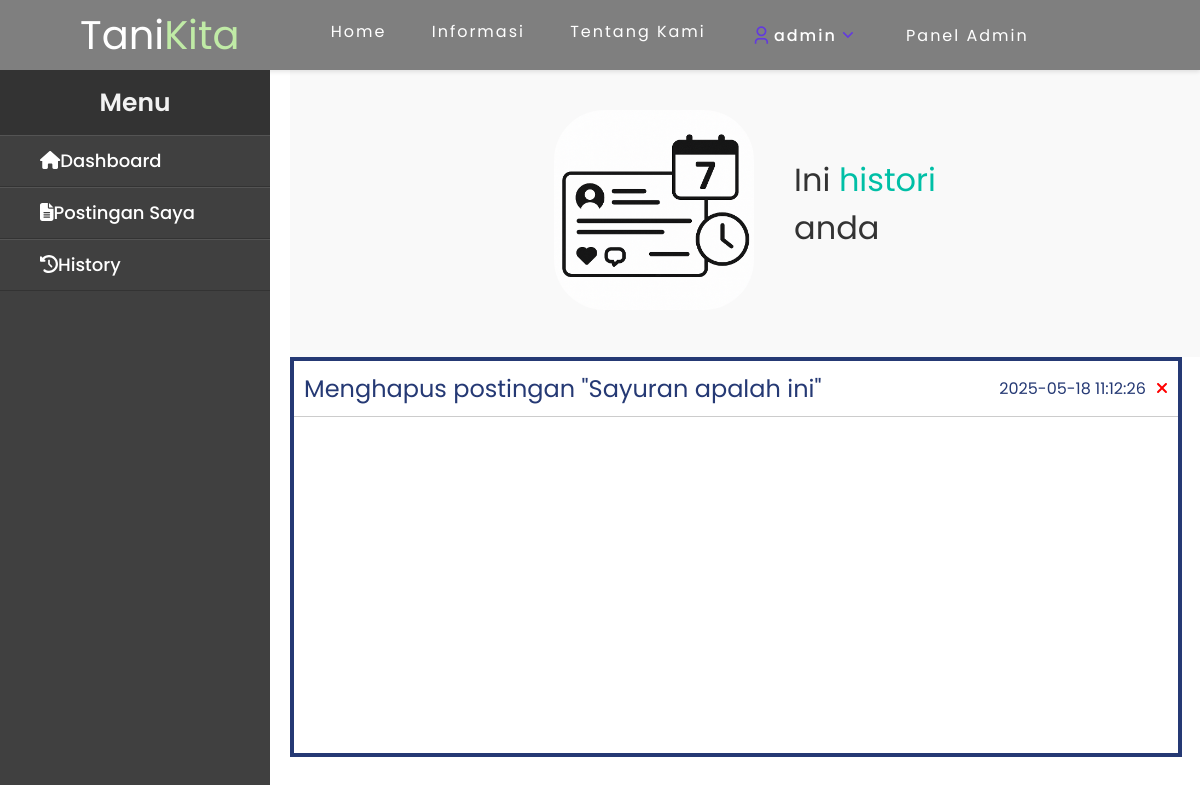
/pages/projek/history/index.php (signed in), run on an earlier commit of the app's database.
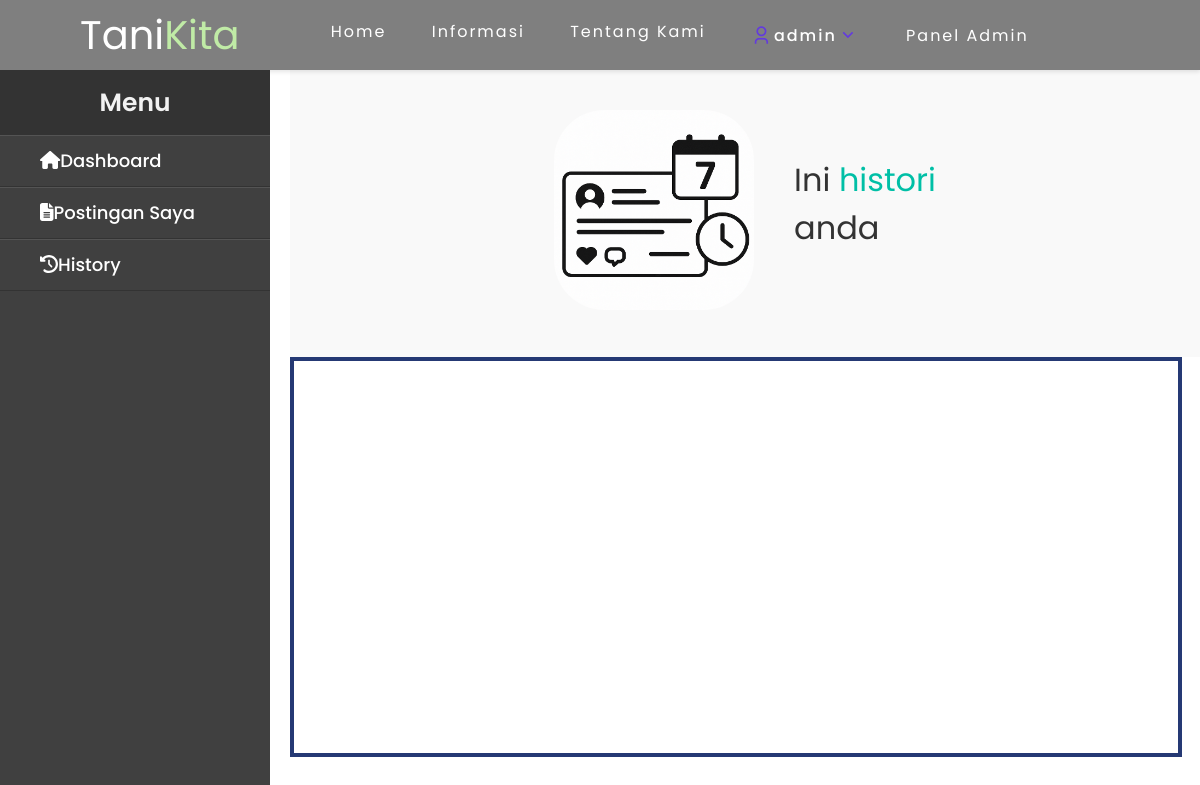
And on a later commit of the database.
### tables this page shows
CREATE TABLE `history` (
  `HistoryID` int(11) NOT NULL,
  `UserID` int(11) NOT NULL,
  `aksi` text DEFAULT NULL,
  `tanggal` datetime DEFAULT current_timestamp()
);

### pages/projek/history/index.php (the view, shortened to what this page needs)
<?php
include_once '../../../components/connection.php';
$user_id = $_SESSION['UserID'];
$query = "SELECT * FROM `history` WHERE UserID = ? ORDER BY `history`.`tanggal` ASC";
$query = $conn->prepare($query);
$query->bind_param("i", $user_id);
$query->execute();
$result = $query->get_result();
?>
<!DOCTYPE html>
<html lang="en">
<link
  rel="stylesheet"
  href="https://cdnjs.cloudflare.com/ajax/libs/remixicon/4.6.0/remixicon.css" />
<head>
  <link rel="stylesheet" href="../css/sidebar.css">
  <link rel="stylesheet" href="../css/style.css">
  <link rel="stylesheet" href="css/history.css">
  <link rel="stylesheet" href="https://cdnjs.cloudflare.com/ajax/libs/font-awesome/6.7.1/css/all.min.css"
 />
  <link rel="stylesheet" href="https://cdn.jsdelivr.net/npm/sweetalert2@11.17.2/dist/sweetalert2.min.css">
  <link href='https://unpkg.com/boxicons@2.1.4/css/boxicons.min.css' rel='stylesheet'>
  <link rel="stylesheet" href="https://cdnjs.cloudflare.com/ajax/libs/font-awesome/6.7.2/css/all.min.css">
</head>
<body>
  <?php include_once $_SERVER['DOCUMENT_ROOT'] . '/tanikita/components/navbar.php'; ?>
  <section class="containerAll">
    <?php include_once $_SERVER['DOCUMENT_ROOT'] . '/tanikita/components/sidebar.php'; ?>
    <main class="main-content" style="height: 100vh;">
      <section class="banner-section">
        <div class="banner-content">
          <div class="banner-image">
            <img src="../../../img/history.png" alt="Illustration">
          </div>
          <div class="banner-text">
            <h1>Ini <span class="highlight">histori</span><br> anda</h1>
          </div>
        </div>
      </section>
        <div class="history-container">
          <?php while ($row = $result->fetch_assoc()) { ?>
            <div class="content-history" id="content-<?= $row['HistoryID']; ?>" style="display: flex;">
              <h1><?= $row['aksi']; ?></h1>
              <div class="kanan">
              <p><?= $row['tanggal']; ?></p>
              <p onclick="hapusHistoriKonten(<?= $row['UserID']; ?>, <?= $row['HistoryID']; ?>)" style="cursor: pointer;"><i class="fas fa-xmark"></i></p>
              </div>
            </div>
          <?php } ?>
        </div>
    </main>
  </section>
</body>
</html>

### components/navbar.php (shortened to what this page needs)
<!DOCTYPE html>
<html lang="en">
<link
    rel="stylesheet"
    href="https://cdnjs.cloudflare.com/ajax/libs/remixicon/4.6.0/remixicon.css" />
<head>
    <link rel="stylesheet" href="/tanikita/css/navbar.css">
    <link rel="stylesheet" href="https://cdnjs.cloudflare.com/ajax/libs/font-awesome/6.7.1/css/all.min.css"
 />
    <link rel="stylesheet" href="https://cdn.jsdelivr.net/npm/sweetalert2@11.17.2/dist/sweetalert2.min.css">
</head>
<body>
    <nav style="color: black;">
        <a href="http://<?= $_SERVER['HTTP_HOST']; ?>/tanikita/index.php" class="logo">Tani<span>Kita</span></a>
        <ul style="color: black;">
            <li><a href="http://<?= $_SERVER['HTTP_HOST']; ?>/tanikita/#home">Home</a></li>
            <li><a href="http://<?= $_SERVER['HTTP_HOST']; ?>/tanikita/#informasi">Informasi</a></li>
            <li><a href="http://<?= $_SERVER['HTTP_HOST']; ?>/tanikita/pages/aboutMe/index.php">Tentang Kami</a></li>
            <?php if (isset($_SESSION['username'])) { ?>
                <li>
                    <div class="container">
                        <div class="dropdown" id="dropdown-content">
                            <a class="dropdown__button" id="dropdown-button">
                                <i class="ri-user-3-line dropdown__icon"></i>
                                <span class="dropdown__name"><?= $_SESSION['username'] ?></span>
                                <div class="dropdown__icons">
                                    <i class="ri-arrow-down-s-line dropdown__arrow"></i>
                                </div>
                            </a>
                        </div>
                    </div>
                </li>
            <?php } else { ?>
                <li>
                    <a href="http://<?= $_SERVER['HTTP_HOST']; ?>/tanikita/pages/login-register">Sign in / Sign up</a>
                </li>
            <?php } ?>
            <?php if (isset($_SESSION['role']) && $_SESSION['role'] == 1) { ?>
                <li>
                    <a style="display: flex; align-items: center;" href="http://<?= $_SERVER['HTTP_HOST']; ?>/tanikita/admin/index.php">Panel Admin</a>
                </li>
            <?php } ?>
        </ul>
    </nav>

### components/sidebar.php (shortened to what this page needs)
<aside class="wrapper-sidebar">
    <aside class="sidebar">
        <div class="title">
            Menu
        </div>
        <ul class="list-items">
            <li><a href="http://<?= $_SERVER['HTTP_HOST']; ?>/tanikita/pages/projek/index.php"><i class="fas fa-home"></i>Dashboard</a></li>
            <li><a href="http://<?= $_SERVER['HTTP_HOST']; ?>/tanikita/pages/projek/postinganSaya/index.php"><i class="fas fa-file-alt"></i>Postingan Saya</a></li>
            <li><a href="http://<?= $_SERVER['HTTP_HOST']; ?>/tanikita/pages/projek/history/index.php"><i class="fas fa-history"></i>History</a></li>
        </ul>
    </aside>
</aside>

### pages/projek/css/sidebar.css (style rules this page uses)
.wrapper-sidebar * { font-family: 'Poppins', sans-serif; }
.wrapper-sidebar { height: 100%; width: 290px; position: relative; }
.sidebar * { font-family: 'Poppins', sans-serif !important ; }
.sidebar { position: fixed; height: 100%; width: 270px; background-color: #404040; overflow: hidden; }
.sidebar .title { color: #f2f2f2; font-size: 25px; font-weight: 600; line-height: 65px; background: #333; text-align: center; }
.sidebar .list-items { position: relative; background: #404040; height: 100%; width: 100%; list-style: none; }
.sidebar .list-items li { padding-left: 40px; line-height: 50px; border-top: 1px solid rgba(255, 255, 255, 0.1); border-bottom: 1px solid #333; }
.sidebar .list-items li a { color: #fff; text-decoration: none; font-size: 18px; font-weight: 500; height: 100%; width: 100%; display: block; }

### pages/projek/css/style.css (style rules this page uses)
:root { --body-color: #e4e9f7; }
* { margin: 0; padding: 0; box-sizing: border-box; font-family: "Poppins", sans-serif; font-weight: 400; font-style: normal; text-decoration: none; }
html { scrollbar-width: thin; scrollbar-color: rgba(0, 0, 0, 0.5) transparent; scroll-behavior: smooth; }
body { overflow-x: hidden; overflow-y: scroll; min-height: 200vh; color: black; background-color: var(--body-color); }
nav { position: static !important; background: rgba(0, 0, 0, 0.5) !important; }
.containerAll { display: flex; }
.main-content { flex: 1; }
.banner-section { color: black; padding: 50px 20px; text-align: center; min-height: 30vh; display: flex; flex-direction: column; justify-content: center; padding-bottom: 0; }
.banner-section h1 { font-size: 3rem; font-family: "Poppins", sans-serif; margin-bottom: 20px; }
.banner-section { text-align: center; padding: 40px 0; background-color: #f9f9f9; }
.banner-content { display: flex; align-items: center; justify-content: center; flex-wrap: wrap; gap: 40px; }
.banner-text { max-width: 500px; text-align: left; }
.banner-text h1 { font-size: 36px; color: #333; }
.banner-text .highlight { color: #00bfa6; }
.banner-image img { width: 200px; max-width: 100%; border-radius: 50px; }

### pages/projek/history/css/history.css (style rules this page uses)
* { margin: 0; padding: 0; box-sizing: border-box; }
body { overflow: hidden; height: 100dvh; width: 100vw; }
.banner-section .banner-content .banner-image img { width: 200px; height: 200px; object-fit: cover; }
.banner-section .banner-content .banner-text h1 { font-size: 2rem; }
.history-container { height: 400px; width: 98%; border: solid 4px; overflow-y: auto; }
.content-history { justify-content: space-between; align-items: center; padding: 10px; border-bottom: solid 1px #ccc; }

### components/sidebar.php (style rules this page uses)
.wrapper-sidebar * { font-family: 'Poppins', sans-serif; }
.wrapper-sidebar { height: 100%; width: 290px; position: relative; }
.sidebar * { font-family: 'Poppins', sans-serif !important; }
.sidebar { position: fixed; height: 100%; width: 270px; background-color: #404040; overflow: hidden; }
.sidebar .title { color: #f2f2f2; font-size: 25px; font-weight: 600; line-height: 65px; background: #333; text-align: center; }
.sidebar .list-items { position: relative; background: #404040; height: 100%; width: 100%; list-style: none; }
.sidebar .list-items li { padding-left: 40px; line-height: 50px; border-top: 1px solid rgba(255, 255, 255, 0.1); border-bottom: 1px solid #333; }
.sidebar .list-items li a { color: #fff; text-decoration: none; font-size: 18px; font-weight: 500; height: 100%; width: 100%; display: block; }

### pages/projek/history/index.php (style rules this page uses)
.kanan { display: flex; gap: 10px; }
.kanan .fa-xmark { color: red; }

What changed in the data, as far as the page shows it:
removed history: aksi "Menghapus postingan \"Sayuran apalah ini\"", tanggal "2025-05-18 11:12:26"
